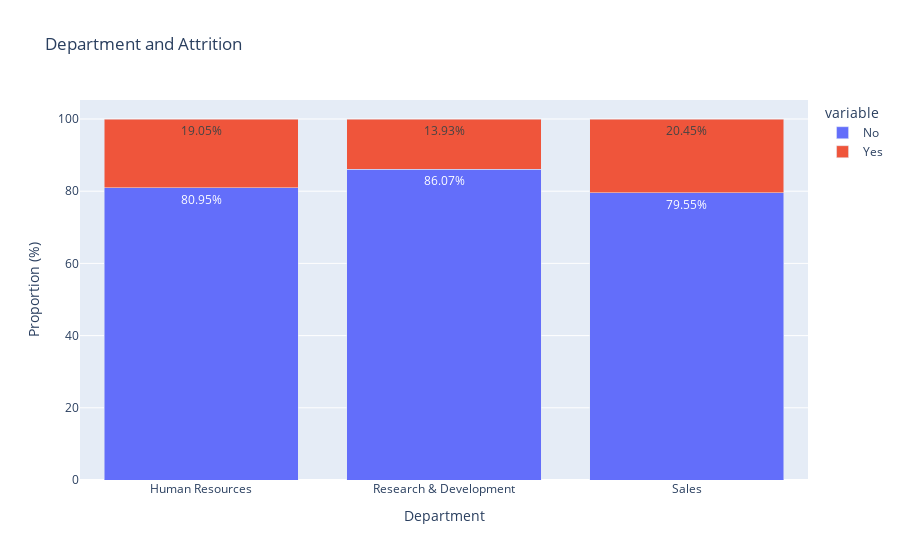

Notebook code for this chart:
### Markdown cell above
**Which department has a higher attritio rate**

### Code cell
#Prepare Department and Attrition data
department_attrition = pd.crosstab(df['Department'],df['Attrition'],normalize='index').reset_index()
#Rename the columns 
department_attrition.columns=['Department','No','Yes']
#calculate percentage
department_attrition['No'] = department_attrition['No'] * 100
department_attrition['Yes'] = department_attrition['Yes'] * 100
# Plotly ka interactive bar chart create karte hain
fig = px.bar(department_attrition, 
             x='Department', 
             y=['No', 'Yes'], 
             barmode='stack', 
             labels={'value': 'Proportion (%)', 'Department': 'Department'},
             title='Department and Attrition')

# Set the content of the tooltip
fig.update_traces(hovertemplate='%{x}<br>Proportion: %{y:.2f}%<extra></extra>', texttemplate='%{y:.2f}%', textposition='inside')

# Customize the chart layout
fig.update_layout(xaxis_title='Department', yaxis_title='Proportion (%)', title='Department and Attrition')
fig.show()

### Figure 1 — Plotly figure (JSON) as saved in the notebook; plotly's stock layout.template omitted (floating-point values rounded to 4 significant figures)
{"data": [{"alignmentgroup": "True", "hovertemplate": "%{x}<br>Proportion: %{y:.2f}%<extra></extra>", "legendgroup": "No", "marker": {"color": "#636efa", "pattern": {"shape": ""}}, "name": "No", "offsetgroup": "No", "orientation": "v", "showlegend": true, "textposition": "inside", "texttemplate": "%{y:.2f}%", "type": "bar", "x": ["Human Resources", "Research & Development", "Sales"], "xaxis": "x", "y": [80.95, 86.07, 79.55], "yaxis": "y"}, {"alignmentgroup": "True", "hovertemplate": "%{x}<br>Proportion: %{y:.2f}%<extra></extra>", "legendgroup": "Yes", "marker": {"color": "#EF553B", "pattern": {"shape": ""}}, "name": "Yes", "offsetgroup": "Yes", "orientation": "v", "showlegend": true, "textposition": "inside", "texttemplate": "%{y:.2f}%", "type": "bar", "x": ["Human Resources", "Research & Development", "Sales"], "xaxis": "x", "y": [19.05, 13.93, 20.45], "yaxis": "y"}], "layout": {"autosize": true, "barmode": "stack", "legend": {"title": {"text": "variable"}, "tracegroupgap": 0}, "title": {"text": "Department and Attrition"}, "xaxis": {"anchor": "y", "autorange": true, "domain": [0, 1], "range": [-0.5, 2.5], "title": {"text": "Department"}, "type": "category"}, "yaxis": {"anchor": "x", "autorange": true, "domain": [0, 1], "range": [0, 105.3], "title": {"text": "Proportion (%)"}, "type": "linear"}}}
